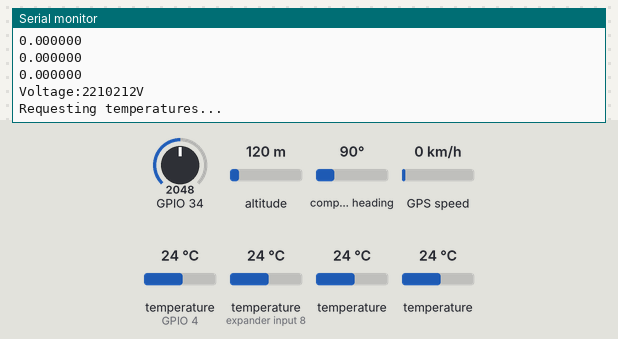
Bench run of a sketch on a simulated ESP32. Parts: the last lines printed to the serial monitor. The test bench sets the inputs (shaded band); at power-on: temperature (sensors on GPIO 4, expander input 8) 24 °C, temperature 24 °C, GPIO 34 = 2048, altitude 120 m, compass heading 90°, GPS speed 0 km/h. WiFi joins after 1.5 s; servers stay silent unless stated; storage starts empty; the GPS gets a fix after 3 s at 37.7749, -122.4194 with 8 satellites.

Above: at 3.0 s.
3.1 s: temperature (sensor on GPIO 4) set to 12 °C
At 4.1 s:
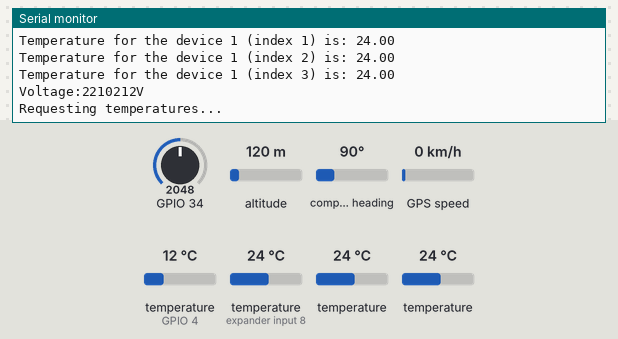
10.0 s: temperature (sensor on expander input 8) set to 12 °C
At 11.3 s:
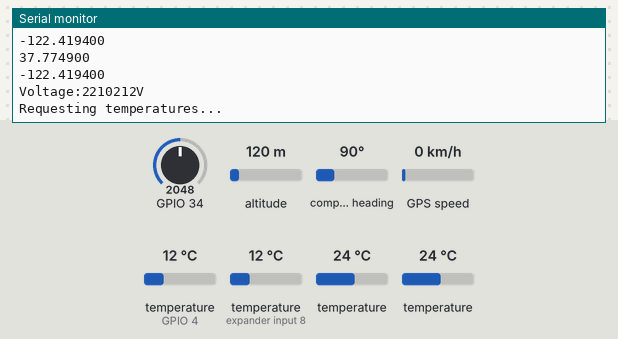
11.5 s: temperature (sensor 204) set to 12 °C
At 12.3 s:
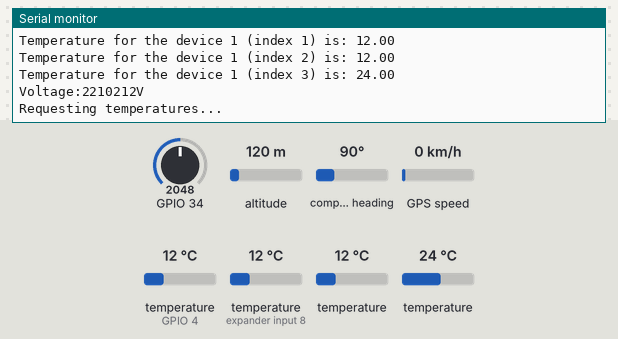
13.0 s: temperature (sensor 304) set to 12 °C
At 14.0 s:
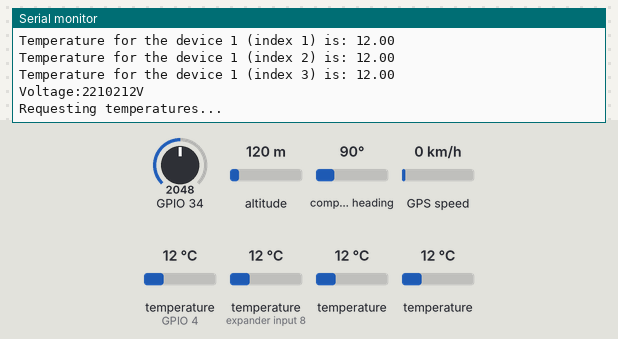
14.5 s: GPIO 34 set to 2866
At 15.6 s:
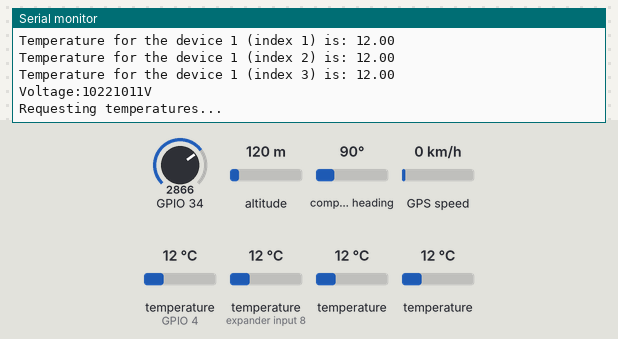
Timing chart, 0 to 17.0 s (numbered marks = the images above; inputs shaded):
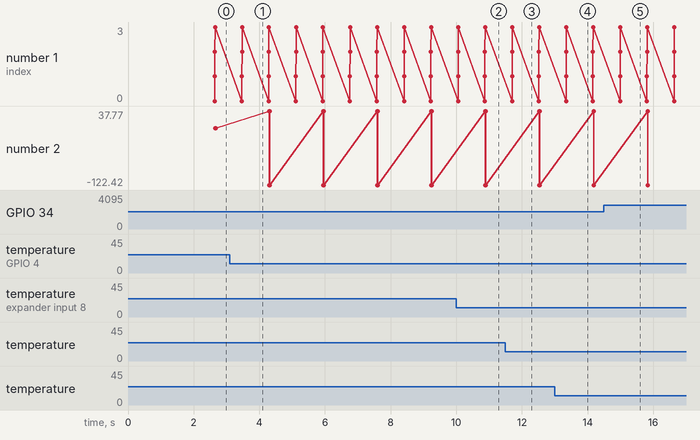

The sketch:

ESP32esp_Sd_temp_pressure_gps.ino
```cpp
//gps header files
#include <TinyGPS++.h>
#include <SoftwareSerial.h>
#define rxGPS 3
#define txGPS 2
//Gps variables declaration
long lat, lon;
SoftwareSerial gpsSerial(rxGPS, txGPS);
TinyGPSPlus gps;

//sd card program
#include "FS.h"
#include "SD.h"
#include "SPI.h"

#define SCK  18
#define MISO  19
#define MOSI  23
#define CS  5

SPIClass spi = SPIClass(VSPI);
File dataFile;
// Dallas Temperature sensor
#include <OneWire.h>
#include <DallasTemperature.h>

// Data wire is plugged into port 2 on the Arduino
#define ONE_WIRE_BUS 4

// Setup a oneWire instance to communicate with any OneWire devices (not just Maxim/Dallas temperature ICs)
OneWire oneWire(ONE_WIRE_BUS);

// Pass our oneWire reference to Dallas Temperature.
DallasTemperature sensors(&oneWire);
float tempC1;
float tempC2;
float tempC3;
float tempC4;

//pressure sensor
#define BLYNK_TEMPLATE_ID "TMPLAhjSDFhl"
#define BLYNK_TEMPLATE_NAME "ESP32 wifi test"
#define BLYNK_AUTH_TOKEN "hsgXthNqpxj4JHhAG3_9QJB--AC3MFv0"

/* Comment this out to disable prints and save space */
#define BLYNK_PRINT Serial
#include <WiFi.h>
#include <WiFiClient.h>
#include <BlynkSimpleEsp32.h>
BlynkTimer timer;


// Your WiFi credentials.
// Set password to "" for open networks.
char ssid[] = "4GWIFI_51910";
char pass[] = "12345678";

///pressure sensor
const float  OffSet = 2.00 ;
int V, P;

void setup()
{
  // Debug console
  Serial.begin(115200);
  temp_ini();
  sd_card_ini();
  gps_intialization();

  dataFile = SD.open("/sensor_data.txt", FILE_WRITE);

  Serial.println("/** Water pressure sensor initialized **/");
  Blynk.begin(BLYNK_AUTH_TOKEN, ssid, pass);
  // You can also specify server:
  //Blynk.begin(BLYNK_AUTH_TOKEN, ssid, pass, "blynk.cloud", 80);
  //Blynk.begin(BLYNK_AUTH_TOKEN, ssid, pass, IPAddress(192,168,1,100), 8080);
  timer.setInterval(100, myTimerEvent);

}

void loop()
{
  Blynk.run();
  //pressure_sensor();
  timer.run();
  temp_run();
  gps_data();


  // You can inject your own code or combine it with other sketches.
  // Check other examples on how to communicate with Blynk. Remember
  // to avoid delay() function!
}
void myTimerEvent()
{
  V = analogRead(34);
  Serial.print("Voltage:"); Serial.print(V, 3); Serial.println("V");
  Blynk.virtualWrite(V0, V);
  Blynk.virtualWrite(V1, tempC1);
  Blynk.virtualWrite(V2, tempC2);
  Blynk.virtualWrite(V3, tempC3);
  Blynk.virtualWrite(V4, tempC4);

  dataFile.print(V);
  dataFile.print(";");
  dataFile.print(tempC1);
  dataFile.print(";");
  dataFile.print(tempC2);
  dataFile.print(";");
  dataFile.print(tempC3);
  dataFile.print(";");
  dataFile.print(tempC4);
  dataFile.print(";");
  dataFile.print(gps.location.lat());
  dataFile.print(";");
  dataFile.print(gps.location.lng());
  dataFile.print(";");
  dataFile.print(gps.speed.mps());
  dataFile.print(";");
  dataFile.println();
  dataFile.flush();
}

void temp_ini()
{
  Serial.println("Dallas Temperature IC Control Library Demo");

  // Start up the library
  sensors.begin();
}
void temp_run()
{
  // call sensors.requestTemperatures() to issue a global temperature
  // request to all devices on the bus
  Serial.print("Requesting temperatures...");
  sensors.requestTemperatures(); // Send the command to get temperatures
  Serial.println("DONE");
  // After we got the temperatures, we can print them here.
  // We use the function ByIndex, and as an example get the temperature from the first sensor only.
  tempC1 = sensors.getTempCByIndex(0);
  tempC2 = sensors.getTempCByIndex(1);
  tempC3 = sensors.getTempCByIndex(2);
  tempC4 = sensors.getTempCByIndex(3);

  // Check if reading was successful
  if (tempC1 != DEVICE_DISCONNECTED_C)
  {
    Serial.print("Temperature for the device 1 (index 0) is: ");
    Serial.println(tempC1);
    Serial.print("Temperature for the device 1 (index 1) is: ");
    Serial.println(tempC2);
    Serial.print("Temperature for the device 1 (index 2) is: ");
    Serial.println(tempC3);
    Serial.print("Temperature for the device 1 (index 3) is: ");
    Serial.println(tempC4);
  }
  else
  {
    Serial.println("Error: Could not read temperature data");
  }
}
void sd_card_ini()
{

  spi.begin(SCK, MISO, MOSI, CS);

  if (!SD.begin(CS, spi, 80000000)) {
    Serial.println("Card Mount Failed");
    return;
  }
  uint8_t cardType = SD.cardType();

  if (cardType == CARD_NONE) {
    Serial.println("No SD card attached");
    return;
  }

  Serial.print("SD Card Type: ");
  if (cardType == CARD_MMC) {
    Serial.println("MMC");
  } else if (cardType == CARD_SD) {
    Serial.println("SDSC");
  } else if (cardType == CARD_SDHC) {
    Serial.println("SDHC");
  } else {
    Serial.println("UNKNOWN");
  }

  uint64_t cardSize = SD.cardSize() / (1024 * 1024);
  Serial.printf("SD Card Size: %lluMB\n", cardSize);
}
void writeFile(fs::FS &fs, const char * path, char * message) {
  Serial.printf("Writing file: %s\n", path);

  File file = fs.open(path, FILE_WRITE);
  if (!file) {
    Serial.println("Failed to open file for writing");
    return;
  }
  if (file.print(message)) {
    Serial.println("File written");
  } else {
    Serial.println("Write failed");
  }
  file.close();
}
void gps_intialization()
{
  gpsSerial.begin(9600); // connect gps sensor
}

void gps_data()
{
  while (gpsSerial.available())     // check for gps data
  {
    if (gps.encode(gpsSerial.read()))   // encode gps data
    {
      //Serial.print("SATS: ");
      // Serial.println(gps.satellites.value());
      //gps_sats = float(gps.satellites.value());
       //Serial.print("LAT: ");
      Serial.println(gps.location.lat(), 6);
      //gps_lat = float(gps.location.lat());
       //Serial.print("LONG: ");
      Serial.println(gps.location.lng(), 6);
      //gps_long = float(gps.location.lng());
      // Serial.print("ALT: ");
      // Serial.println(gps.altitude.meters());
      //gps_alt = float(gps.altitude.meters());
      //  Serial.print("SPEED: ");
      //  Serial.println(gps.speed.mps());
      //gps_speed = float(gps.speed.mps());

      //  Serial.print("Date: ");
      //  Serial.print(gps.date.day()); Serial.print("/");
      //gps_date = int(gps.date.day());
      //   Serial.print(gps.date.month()); Serial.print("/");
      //gps_month = int(gps.date.month());
      //  Serial.println(gps.date.year());
      //gps_year = int(gps.date.year());

      // Serial.print("Hour: ");
      // Serial.print(gps.time.hour()); Serial.print(":");
      //gps_hour = int(gps.time.hour());
      // Serial.print(gps.time.minute()); Serial.print(":");
      //gps_mins = int(gps.time.minute());
      // Serial.println(gps.time.second());
      //gps_sec = int(gps.time.second());
      //  Serial.println("---------------------------");
      // delay(4000);
    }
  }
}
```

Measured:
- after the input at 3.1 s, the serial monitor: prints a new line after 0.37 s (image 1)
- after the input at 10.0 s, the serial monitor: prints a new line after 0.06 s (image 2)
- after the input at 11.5 s, the serial monitor: prints a new line after 0.20 s (image 3)
- after the input at 13.0 s, the serial monitor: prints a new line after 0.35 s (image 4)
- after the input at 14.5 s, the serial monitor: prints a new line after 0.50 s (image 5)
